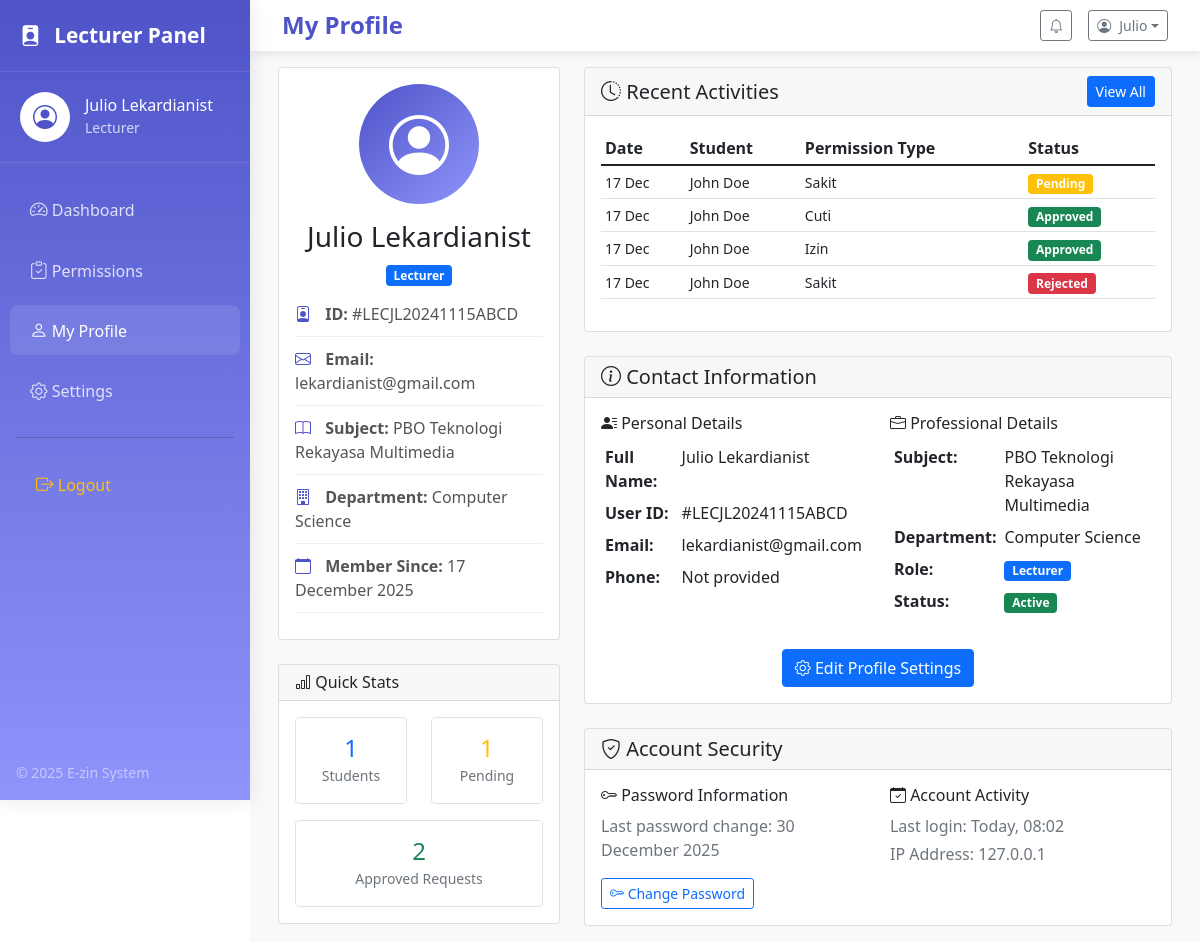
The page /lecturer/profile.php (signed in) on the database its author committed.
### tables this page shows
CREATE TABLE `employees` (
  `id` int(11) NOT NULL,
  `user_id` varchar(50) DEFAULT NULL,
  `name` varchar(100) DEFAULT NULL,
  `email` varchar(100) DEFAULT NULL,
  `subject` varchar(255) DEFAULT NULL,
  `role` enum('lecturer','staff','student') DEFAULT NULL,
  `phone` varchar(20) DEFAULT NULL,
  `department` varchar(100) DEFAULT NULL,
  `status` enum('active','inactive') DEFAULT 'active',
  `created_at` timestamp NOT NULL DEFAULT current_timestamp()
);

CREATE TABLE `users` (
  `id` int(11) NOT NULL,
  `user_id` varchar(50) DEFAULT NULL,
  `name` varchar(100) DEFAULT NULL,
  `email` varchar(100) DEFAULT NULL,
  `password` varchar(255) DEFAULT NULL,
  `role` enum('admin','lecturer','staff','student') DEFAULT NULL,
  `created_at` timestamp NOT NULL DEFAULT current_timestamp(),
  `status` enum('active','inactive') DEFAULT 'active',
  `phone` varchar(20) DEFAULT NULL
);

CREATE TABLE `permissions` (
  `id` int(11) NOT NULL,
  `user_id` varchar(50) DEFAULT NULL,
  `lecturer_id` varchar(50) DEFAULT NULL,
  `name` varchar(100) DEFAULT NULL,
  `role` enum('lecturer','staff','student') DEFAULT NULL,
  `permission_type` varchar(100) DEFAULT NULL,
  `detail_permission` text DEFAULT NULL,
  `status` enum('pending','approved','rejected') DEFAULT 'pending',
  `created_at` timestamp NOT NULL DEFAULT current_timestamp(),
  `start_date` date DEFAULT NULL,
  `end_date` date DEFAULT NULL,
  `attachment_file` varchar(255) DEFAULT NULL,
  `file_type` varchar(50) DEFAULT NULL,
  `file_size` int(11) DEFAULT NULL,
  `updated_at` TIMESTAMP DEFAULT CURRENT_TIMESTAMP ON UPDATE CURRENT_TIMESTAMP
);

### lecturer/profile.php (the view, shortened to what this page needs)
<?php
require_once 'includes/header.php';
$stmt = $pdo->prepare("SELECT u.*, e.phone, e.subject, e.department,
                       e.created_at as employee_since
                       FROM users u
                       LEFT JOIN employees e ON u.user_id = e.user_id
                       WHERE u.user_id = ?");
$stmt->execute([$_SESSION['user_id']]);
$lecturer = $stmt->fetch();
$statsStmt = $pdo->prepare("SELECT
    (SELECT COUNT(*) FROM employees
     WHERE role = 'student'
     AND (department = ? OR subject LIKE ?)) as total_students,
    (SELECT COUNT(*) FROM permissions p
     JOIN employees e ON p.user_id = e.user_id
     WHERE e.role = 'student'
     AND (e.department = ? OR e.subject LIKE ?)
     AND p.status = 'pending') as pending_permissions,
    (SELECT COUNT(*) FROM permissions p
     JOIN employees e ON p.user_id = e.user_id
     WHERE e.role = 'student'
     AND (e.department = ? OR e.subject LIKE ?)
     AND p.status = 'approved') as approved_permissions");
$statsStmt->execute([
    $lecturer['department'], '%' . $lecturer['subject'] . '%',
    $lecturer['department'], '%' . $lecturer['subject'] . '%',
    $lecturer['department'], '%' . $lecturer['subject'] . '%'
]);
$stats = $statsStmt->fetch();
?>
<div class="container-fluid">
    <div class="row">
        <div class="col-md-4">
            <div class="card mb-4">
                <div class="card-body text-center">
                    <div class="profile-avatar mb-3">
                        <i class="bi bi-person-circle"></i>
                    </div>
                    <h3 class="mb-2"><?php echo htmlspecialchars($lecturer['name']); ?></h3>
                    <p class="text-muted mb-3">
                        <span class="badge bg-primary">Lecturer</span>
                    </p>
                    <div class="profile-info text-start">
                        <p><i class="bi bi-person-badge"></i> <strong>ID:</strong> <?php echo $lecturer['user_id']; ?></p>
                        <p><i class="bi bi-envelope"></i> <strong>Email:</strong> <?php echo htmlspecialchars($lecturer['email']); ?></p>
                        <p><i class="bi bi-book"></i> <strong>Subject:</strong> <?php echo $lecturer['subject']; ?></p>
                        <p><i class="bi bi-building"></i> <strong>Department:</strong> <?php echo $lecturer['department']; ?></p>
                        <p><i class="bi bi-calendar"></i> <strong>Member Since:</strong> <?php echo date('d F Y', strtotime($lecturer['employee_since'])); ?></p>
                    </div>
                </div>
            </div>
            <div class="card">
                <div class="card-header">
                    <h6 class="mb-0"><i class="bi bi-bar-chart"></i> Quick Stats</h6>
                </div>
                <div class="card-body">
                    <div class="row text-center">
                        <div class="col-6 mb-3">
                            <div class="p-3 border rounded">
                                <h4 class="text-primary mb-0"><?php echo $stats['total_students'] ?? 0; ?></h4>
                                <small class="text-muted">Students</small>
                            </div>
                        </div>
                        <div class="col-6 mb-3">
                            <div class="p-3 border rounded">
                                <h4 class="text-warning mb-0"><?php echo $stats['pending_permissions'] ?? 0; ?></h4>
                                <small class="text-muted">Pending</small>
                            </div>
                        </div>
                        <div class="col-12">
                            <div class="p-3 border rounded">
                                <h4 class="text-success mb-0"><?php echo $stats['approved_permissions'] ?? 0; ?></h4>
                                <small class="text-muted">Approved Requests</small>
                            </div>
                        </div>
                    </div>
                </div>
            </div>
        </div>
        <div class="col-md-8">
            <div class="card mb-4">
                <div class="card-header d-flex justify-content-between align-items-center">
                    <h5 class="mb-0"><i class="bi bi-clock-history"></i> Recent Activities</h5>
                    <a href="permissions.php" class="btn btn-sm btn-primary">View All</a>
                </div>
                <div class="card-body">
                    <div class="table-responsive">
                        <table class="table table-sm">
                            <thead>
                                <tr>
                                    <th>Date</th>
                                    <th>Student</th>
                                    <th>Permission Type</th>
                                    <th>Status</th>
                                </tr>
                            </thead>
                            <tbody>
                                <?php
                                $activityStmt = $pdo->prepare("SELECT p.*, e.name as student_name
                                                              FROM permissions p
                                                              JOIN employees e ON p.user_id = e.user_id
                                                              WHERE e.role = 'student'
                                                              AND (e.department = ? OR e.subject LIKE ?)
                                                              ORDER BY p.created_at DESC LIMIT 10");
                                $activityStmt->execute([$lecturer['department'], '%' . $lecturer['subject'] . '%']);
                                $activities = $activityStmt->fetchAll();
                                if (count($activities) > 0):
                                    foreach ($activities as $activity):
                                ?>
                                <tr>
                                    <td>
                                        <small><?php echo date('d M', strtotime($activity['created_at'])); ?></small>
                                    </td>
                                    <td>
                                        <small><?php echo htmlspecialchars($activity['student_name']); ?></small>
                                    </td>
                                    <td>
                                        <small><?php echo $activity['permission_type']; ?></small>
                                    </td>
                                    <td>
                                        <span class="badge bg-<?php
                                            echo $activity['status'] == 'approved' ? 'success' :
                                                   ($activity['status'] == 'rejected' ? 'danger' : 'warning');
                                        ?>">
                                            <?php echo ucfirst($activity['status']); ?>
                                        </span>
                                    </td>
                                </tr>
                                <?php endforeach; endif; ?>
                            </tbody>
                        </table>
                    </div>
                </div>
            </div>
            <div class="card mb-4">
                <div class="card-header">
                    <h5 class="mb-0"><i class="bi bi-info-circle"></i> Contact Information</h5>
                </div>
                <div class="card-body">
                    <div class="row">
                        <div class="col-md-6">
                            <h6><i class="bi bi-person-lines-fill"></i> Personal Details</h6>
                            <table class="table table-sm table-borderless">
                                <tr>
                                    <td width="40%"><strong>Full Name:</strong></td>
                                    <td><?php echo htmlspecialchars($lecturer['name']); ?></td>
                                </tr>
                                <tr>
                                    <td><strong>User ID:</strong></td>
                                    <td><?php echo $lecturer['user_id']; ?></td>
                                </tr>
                                <tr>
                                    <td><strong>Email:</strong></td>
                                    <td><?php echo htmlspecialchars($lecturer['email']); ?></td>
                                </tr>
                                <tr>
                                    <td><strong>Phone:</strong></td>
                                    <td><?php echo !empty($lecturer['phone']) ? $lecturer['phone'] : 'Not provided'; ?></td>
                                </tr>
                            </table>
                        </div>
                        <div class="col-md-6">
                            <h6><i class="bi bi-briefcase"></i> Professional Details</h6>
                            <table class="table table-sm table-borderless">
                                <tr>
                                    <td width="40%"><strong>Subject:</strong></td>
                                    <td><?php echo $lecturer['subject']; ?></td>
                                </tr>
                                <tr>
                                    <td><strong>Department:</strong></td>
                                    <td><?php echo $lecturer['department']; ?></td>
                                </tr>
                                <tr>
                                    <td><strong>Role:</strong></td>
                                    <td><span class="badge bg-primary">Lecturer</span></td>
                                </tr>
                                <tr>
                                    <td><strong>Status:</strong></td>
                                    <td>
                                        <span class="badge bg-<?php echo ($lecturer['status'] ?? 'active') == 'active' ? 'success' : 'secondary'; ?>">
                                            <?php echo ucfirst($lecturer['status'] ?? 'active'); ?>
                                        </span>
                                    </td>
                                </tr>
                            </table>
                        </div>
                    </div>
                    <div class="mt-3 text-center">
                        <a href="settings.php" class="btn btn-primary">
                            <i class="bi bi-gear"></i> Edit Profile Settings
                        </a>
                    </div>
                </div>
            </div>
            <div class="card">
                <div class="card-header">
                    <h5 class="mb-0"><i class="bi bi-shield-check"></i> Account Security</h5>
                </div>
                <div class="card-body">
                    <div class="row">
                        <div class="col-md-6">
                            <h6><i class="bi bi-key"></i> Password Information</h6>
                            <p class="text-muted">Last password change: <?php echo date('d F Y'); ?></p>
                            <a href="settings.php" class="btn btn-sm btn-outline-primary">
                                <i class="bi bi-key"></i> Change Password
                            </a>
                        </div>
                        <div class="col-md-6">
                            <h6><i class="bi bi-calendar-check"></i> Account Activity</h6>
                            <p class="text-muted mb-1">Last login: Today, <?php echo date('H:i'); ?></p>
                            <p class="text-muted mb-0">IP Address: <?php echo $_SERVER['REMOTE_ADDR']; ?></p>
                        </div>
                    </div>
                </div>
            </div>
        </div>
    </div>
</div>
<?php require_once 'includes/footer.php'; ?>

### lecturer/includes/header.php (style rules this page uses)
:root { --lecturer-primary: #4e54c8; --lecturer-secondary: #8f94fb; --lecturer-light: #f8f9ff; }

### lecturer/profile.php (style rules this page uses)
.profile-avatar { width: 120px; height: 120px; background: linear-gradient(135deg, #4e54c8 0%, #8f94fb 100%); border-radius: 50%; display: flex; align-items: center; justify-content: center; margin: 0 auto; font-size: 60px; color: white; }
.profile-info p { margin-bottom: 10px; padding-bottom: 10px; border-bottom: 1px solid #eee; color: #555; }
.profile-info i { width: 20px; margin-right: 10px; color: #4e54c8; }

### rows shown on the page
employees: users.name "Julio Lekardianist", users.user_id "#LECJL20241115ABCD", users.email "lekardianist@gmail.com", subject "PBO Teknologi Rekayasa Multimedia", department "Computer Science", created_at "17 December 2025", users.status "Active"
permissions: created_at "17 Dec", employees.name "John Doe", permission_type "Sakit", status "Pending"
permissions: created_at "17 Dec", employees.name "John Doe", permission_type "Cuti", status "Approved"
permissions: created_at "17 Dec", employees.name "John Doe", permission_type "Izin", status "Approved"
permissions: created_at "17 Dec", employees.name "John Doe", permission_type "Sakit", status "Rejected"

### other values the page prints
$_SESSION['name'] "Julio Lekardianist"
$pageTitle "My Profile"
explode(' ', $_SESSION['name'] ?? 'User')[0] "Julio"
$stats['total_students'] "1"
$stats['pending_permissions'] "1"
$stats['approved_permissions'] "2"
$_SERVER['REMOTE_ADDR'] "127.0.0.1"
